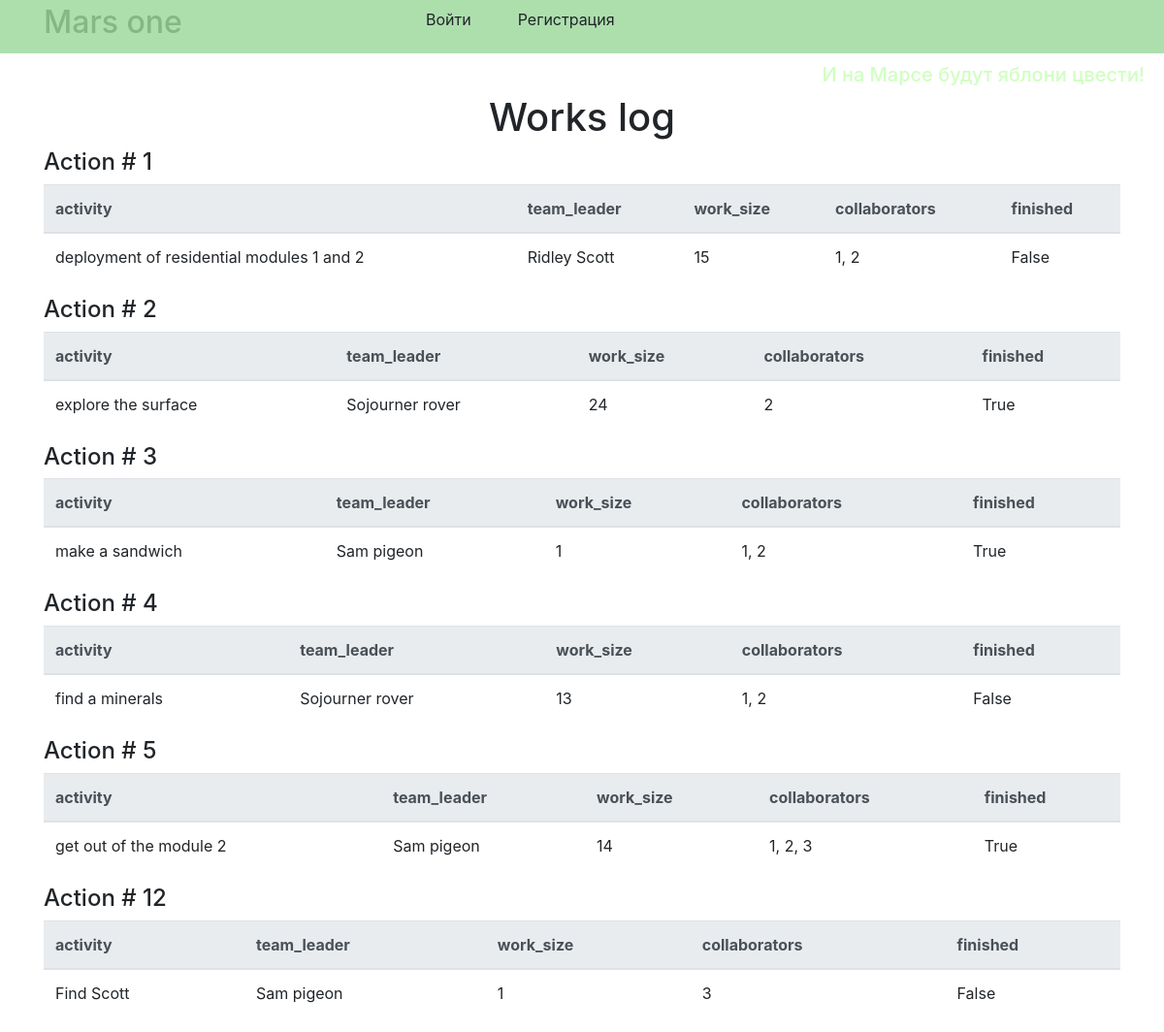
Before: / with the older database file.
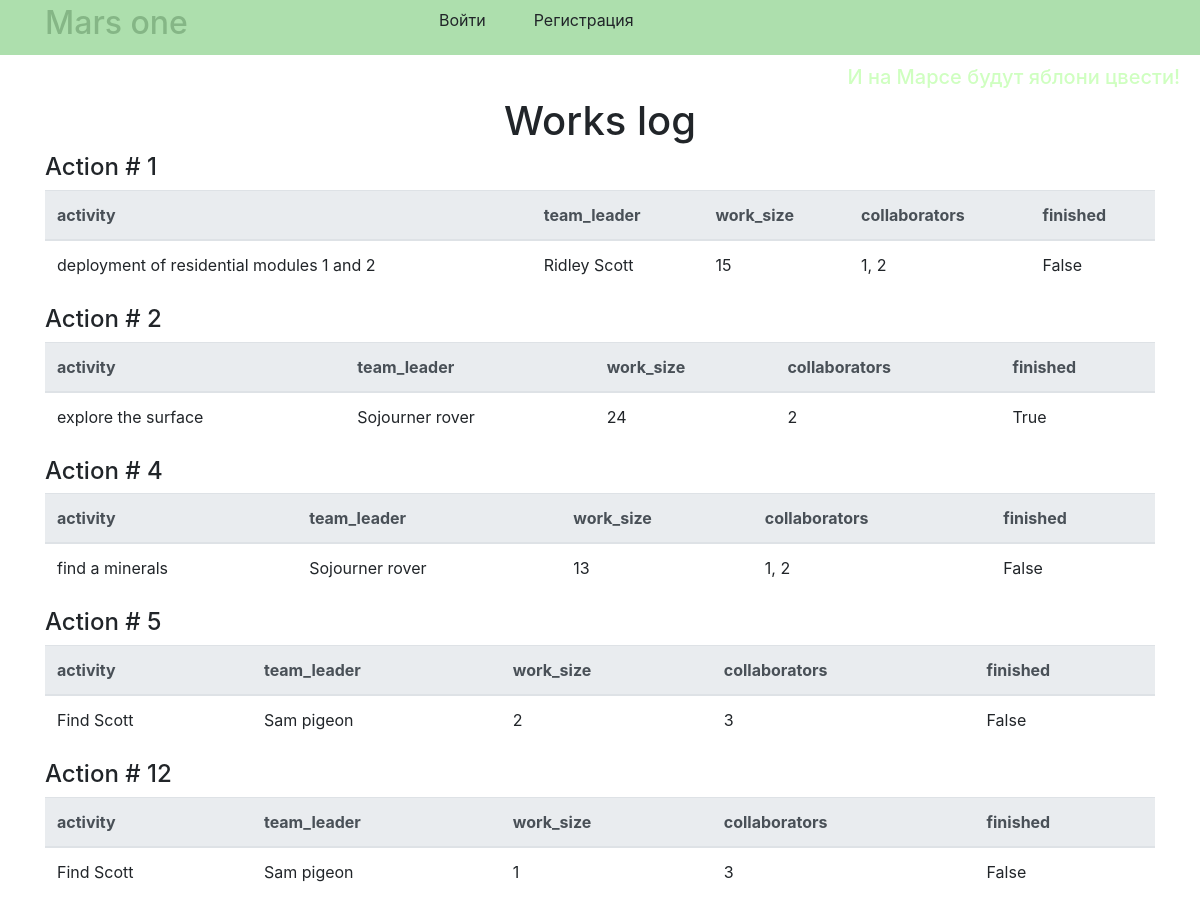
After: the same page with the newer database file.
### data/jobs.py (models this page shows)
class Job(SqlAlchemyBase, SerializerMixin):
    __tablename__ = 'jobs'
    id = sqlalchemy.Column(sqlalchemy.Integer,
                           primary_key=True, autoincrement=True)
    team_leader = sqlalchemy.Column(sqlalchemy.Integer,
                                    sqlalchemy.ForeignKey("users.id"))
    job = sqlalchemy.Column(sqlalchemy.String, nullable=True)
    work_size = sqlalchemy.Column(sqlalchemy.Integer, nullable=True)
    collaborators = sqlalchemy.Column(sqlalchemy.String, nullable=True)
    start_date = sqlalchemy.Column(sqlalchemy.String, nullable=True)
    end_date = sqlalchemy.Column(sqlalchemy.String, nullable=True)
    is_finished = sqlalchemy.Column(sqlalchemy.Boolean, default=False)
    user = orm.relation('User')

### data/users.py (models this page shows, shortened)
class User(SqlAlchemyBase, SerializerMixin, UserMixin):
    __tablename__ = 'users'
    id = sqlalchemy.Column(sqlalchemy.Integer,
                           primary_key=True, autoincrement=True)
    surname = sqlalchemy.Column(sqlalchemy.String, nullable=True)
    name = sqlalchemy.Column(sqlalchemy.String, nullable=True)
    age = sqlalchemy.Column(sqlalchemy.Integer, nullable=True)
    position = sqlalchemy.Column(sqlalchemy.String, nullable=True)
    speciality = sqlalchemy.Column(sqlalchemy.String, nullable=True)
    address = sqlalchemy.Column(sqlalchemy.String, nullable=True)
    email = sqlalchemy.Column(sqlalchemy.String,
                              index=True, unique=True, nullable=True)
    hashed_password = sqlalchemy.Column(sqlalchemy.String, nullable=True)
    modified_date = sqlalchemy.Column(sqlalchemy.DateTime,
                                      default=datetime.datetime.now)
    jobs = orm.relation("Job", back_populates='user')

### main.py (the view)
@app.route("/")
def index():
    session = db_session.create_session()
    jobs = session.query(Job).all()
    return render_template("index.html", jobs=jobs)

### data/db_session.py (called while the page is built)
def create_session() -> Session:
    global __factory
    return __factory()

### templates/index.html (shortened to what this page needs)
{% extends "base.html" %}
{% block content %}
<div class="text text-center"><h1>Works log</h1></div>
{% for job in jobs %}
    <h4>Action # {{ job.id }}</h4>
    <table class="table">
      <thead class="thead-light">
        <tr>
          <th scope="col">activity</th>
          <th scope="col">team_leader</th>
          <th scope="col">work_size</th>
          <th scope="col">collaborators</th>
          <th scope="col">finished</th>
        </tr>
      </thead>
      <tbody>
        <tr>
          <td>{{ job.job }}</td>
          <td>{{ job.user.name }} {{ job.user.surname }}</td>
          <td>{{ job.work_size }}</td>
          <td>{{ job.collaborators }}</td>
          <td>{{ job.is_finished }}</td>
        </tr>
      </tbody>
    </table>
{% endfor %}
{% endblock %}

### templates/base.html (shortened to what this page needs)
<!DOCTYPE html>
<html lang="en">
<head>
    <link rel="stylesheet"
          href="https://maxcdn.bootstrapcdn.com/bootstrap/4.4.1/css/bootstrap.min.css">
    <link rel="stylesheet" type="text/css" href="{{ url_for('static', filename='css/style.css') }}" />
    </head>
    <body>
    <header class="flex-container">
        <div class="container">
            <div class="row no-gutters">
                <div class="col-md-4">
                    <div class="color-text-title"><h2>Mars one</h2></div>
                </div>
                <div class="col-auto">
                    <div class="flex-item">
                        {% if current_user.is_authenticated %}
                            <ul class="nav">
                                <li class="nav-item">
                                    <a class="dropdown-item" href="/logout">Выйти</a>
                                </li>
                                <li class="nav-item">
                                    <a class="dropdown-item" href="/add_job">добавить работу</a>
                                </li>
                                <li class="nav-item">
                                    <a class="dropdown-item" href="/">{{ current_user.name }} {{ current_user.surname }}</a>
                                </li>
                            </ul>
                        {% else %}
                            <ul class="nav">
                                <li class="nav-item">
                                    <a class="dropdown-item" href="/login">Войти</a>
                                </li>
                                <li class="nav-item">
                                    <a class="dropdown-item" href="/register">Регистрация</a>
                                </li>
                           </ul>
                        {% endif %}
                    </div>
                </div>
            </div>
        </div>
    </header>
    <div class="color-text">
        <h5>И на Марсе будут яблони цвести!</h5>
        </div>
    <main role="main" class="container">
        {% block content %}{% endblock %}
    </main>
    </body>
</html>

### static/css/style.css (style rules this page uses)
.color-text { color: #cfffc0; text-align: right; padding-right: 20px; }
.color-text-title { color: #85b686 }
header { width: display; height: 55px; background-color: #addfad; margin-bottom: 10px; }
.flex-container { display: -webkit-flex; -webkit-justify-content: space-between; display: flex; justify-content: space-between; align-items: center; }
.flex-item { -webkit-flex-grow: 1; flex-grow: 1; }

Changed rows visible on the page:
removed Job: id "3", job "make a sandwich", user.name "Sam", user.surname "pigeon", work_size "1", collaborators "1, 2", is_finished "True"
changed Job id 5: job "get out of the module 2" → "Find Scott"; work_size "14" → "2"; collaborators "1, 2, 3" → "3"; is_finished "True" → "False"
